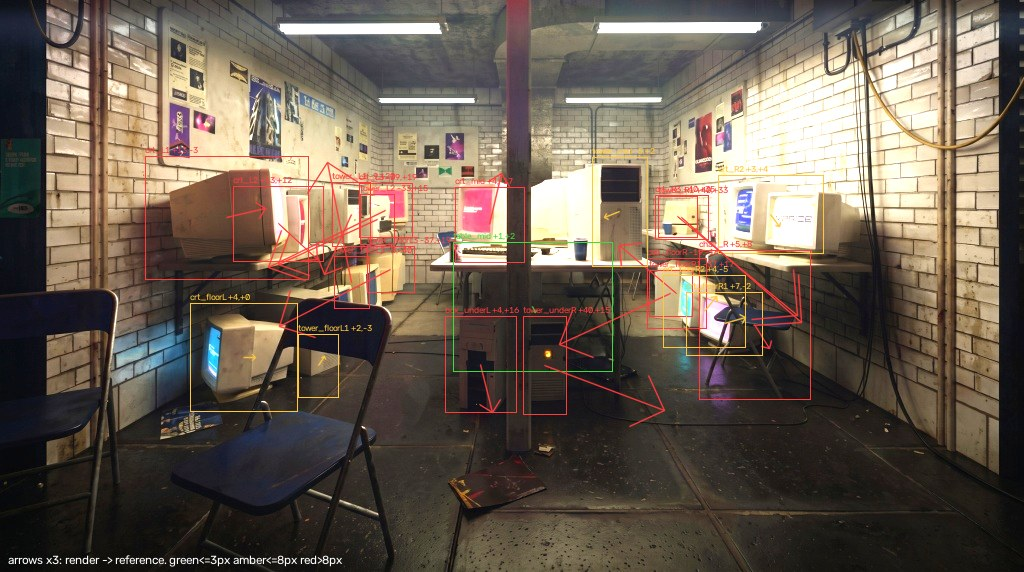
#> input picture process/recon/align.jpg, 1024 x 572 px
$ python -i calib_vp.py   (imports and definitions only)
#> lines starting #> are read from the running program, lines starting #| are printed output that depends on the picture
#> further down, picture is the input picture: shape (572, 1024, 3); mean B, G, R 82.2, 94.5, 106.2
"""相机标定：消失点法。全程 OpenCV + numpy，不含任何 AI 模型。

地面射线法（solver.py）的精度强依赖 FOV 与相机高度，这两个量在这里解出来：

  焦距   两组正交水平线的消失点 v1、v2 满足 d1·d2=0，展开即
         f = sqrt(-[(u1-cx)(u2-cx) + (v1-cy)(v2-cy)])
         同一式对「一个水平 VP + 天顶 VP」也成立（竖直⊥任意水平），这是
         一点透视图的救命通道。两条通道都失败才退 FOV=60° 先验。
  姿态   天顶消失点给相机系下的重力向上向量 u，pitch=-arcsin(u_z)、
         roll=atan2(u_x,-u_y)；地平线是直线 l = K^{-T}·u。
  高度   已知尺寸落地物：物高与相机高严格成线性 H_obj = h·H1，故
         h = H_prior / H1，多个先验物取中位数抗离群。

适用面：人造室内（砖缝、桌沿、灯板边缘提供大量正交直线）。会失败的情形见
`CalibResult.confidence` 与模块末尾的说明。
"""

from __future__ import annotations

import math
from dataclasses import dataclass, asdict, field
from typing import Any

import cv2
import numpy as np


# ---------------------------------------------------------------- 线段检测
def detect_segments(img_bgr: np.ndarray, min_len_ratio: float = 0.02) -> np.ndarray:
    """返回 (N,4) 的 [x1,y1,x2,y2]。低照度参考图先 CLAHE 提对比。

    LSD 在 OpenCV 3.4.6–3.4.15 / 4.1.0–4.5.3 因原实现许可证冲突被移除（不是专利），
    4.5.4 起以 MIT 授权实现恢复；老版本自动回退 HoughLinesP。
    """
#> called with min_len_ratio = 0.02
    gray = cv2.cvtColor(img_bgr, cv2.COLOR_BGR2GRAY)
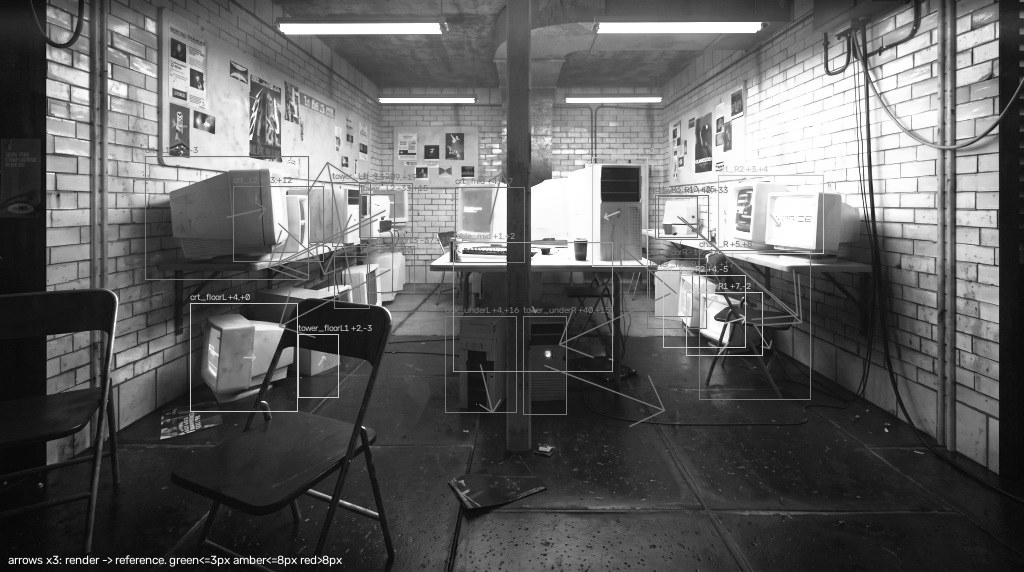
#> gray: shape (572, 1024); min 0, max 255, mean 96.6
    gray = cv2.createCLAHE(clipLimit=2.0, tileGridSize=(8, 8)).apply(gray)
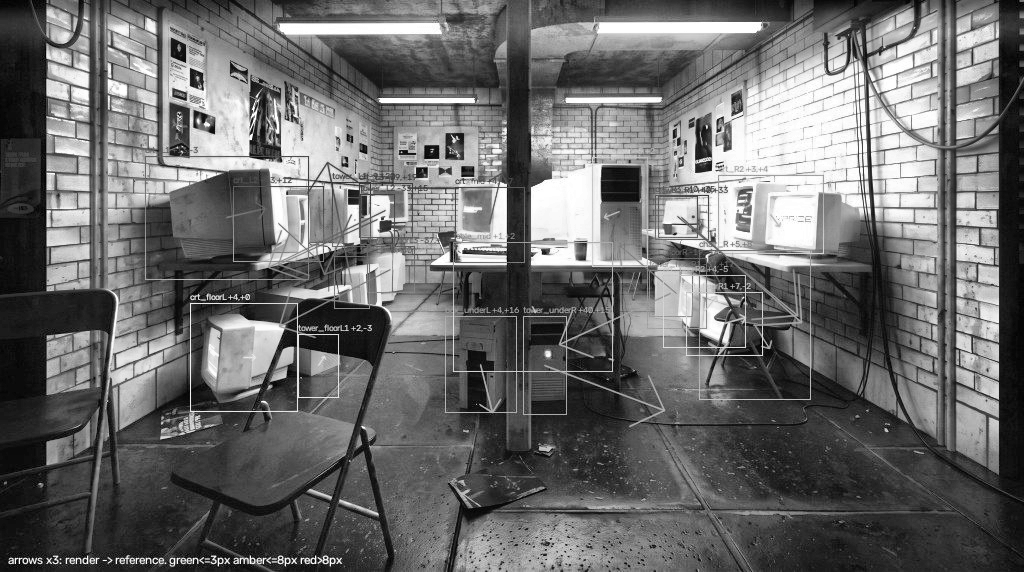
#> gray: shape (572, 1024); min 1, max 255, mean 107.1
    min_len = max(16, int(min_len_ratio * max(img_bgr.shape[:2])))
#> min_len = 20

    segs = None
    try:
        lsd = cv2.createLineSegmentDetector(cv2.LSD_REFINE_STD)
        segs = lsd.detect(gray)[0]
#> segs = 2815 rows, first 6: [189.3, 84.38, 189.2, 68.12], [344.4, 188, 358.1, 189.9], [553.1, 255.8, 541.9, 254.1], [45.38, 41.86, 45.62, 58.11], [600.2, 198.1, 600.6, 165.6], [869.4, 124.3, 871, 163.2]
    except (cv2.error, AttributeError):
        segs = None
    if segs is None:
        edges = cv2.Canny(gray, 40, 120)
        segs = cv2.HoughLinesP(edges, 1, np.pi / 720, 60,
                               minLineLength=min_len, maxLineGap=6)
    if segs is None:                       # 零检出：空集，交由失败判据接管
        return np.empty((0, 4), dtype=np.float64)

    segs = np.asarray(segs, dtype=np.float64).reshape(-1, 4)
    lengths = np.hypot(segs[:, 2] - segs[:, 0], segs[:, 3] - segs[:, 1])
#> lengths = 2815 values, max 296.3 at index 1319, min 1.25 at index 1341, mean 18.34
    return segs[lengths > min_len]


# [56 lines left out: functions _seg_homoline, ransac_vp, make_cam_to_flu, not called in this run]


# ---------------------------------------------------------------- 结果
@dataclass
class CalibResult:
    fx: float
    fy: float
    cx: float
    cy: float
    hfov_deg: float
    vfov_deg: float
    pitch_deg: float
    roll_deg: float
    cam_height_m: float
    up_cam: list[float]
    fov_source: str          # vp2_horizontal | vp1_plus_zenith | prior_hfov60 | manual
    confidence: float
    notes: list[str] = field(default_factory=list)

    def to_dict(self) -> dict[str, Any]:
        return asdict(self)


# [199 lines left out: functions calibrate, apply_manual_override, draw_debug, not called in this run]

>>> import cv2
>>> picture = cv2.imread('../../process/recon/align.jpg')
>>> result = detect_segments(picture)
#> result = 760 rows, first 6: [600.2, 198.1, 600.6, 165.6], [869.4, 124.3, 871, 163.2], [280.6, 113.1, 280.9, 160.6], [504.4, 255.3, 463.1, 253.8], [694.5, 158.2, 695.8, 120.6], [998.6, 340.6, 998.3, 230.6]

$ run again, on process/recon/chair.jpg
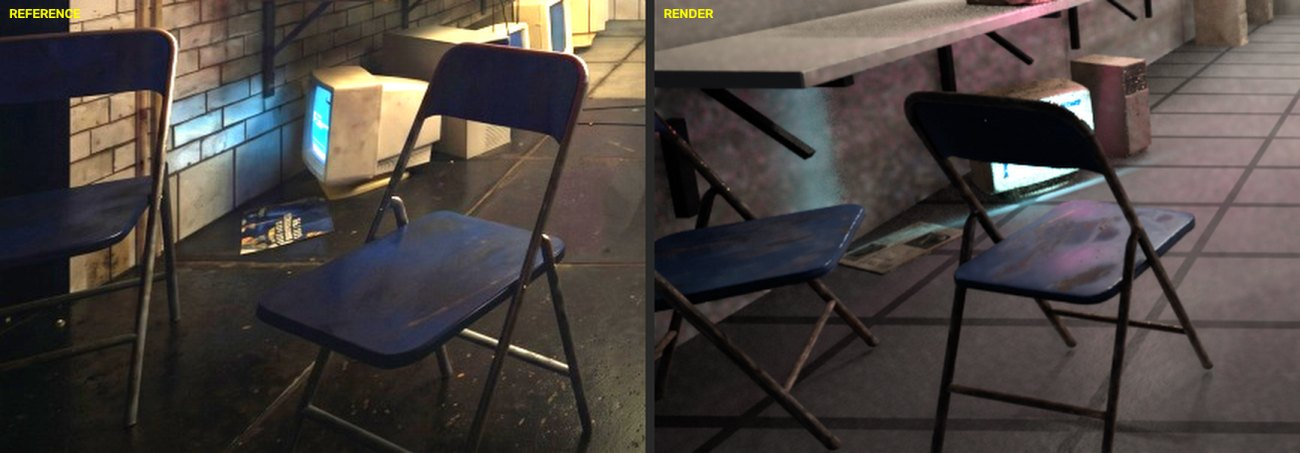
#> input picture process/recon/chair.jpg, 1300 x 453 px
#> picture is the input picture: shape (453, 1300, 3); mean B, G, R 64.7, 68, 74.6
#> in detect_segments, `gray = cv2.cvtColor(img_bgr, cv2.COLOR_BGR2GRAY)`:
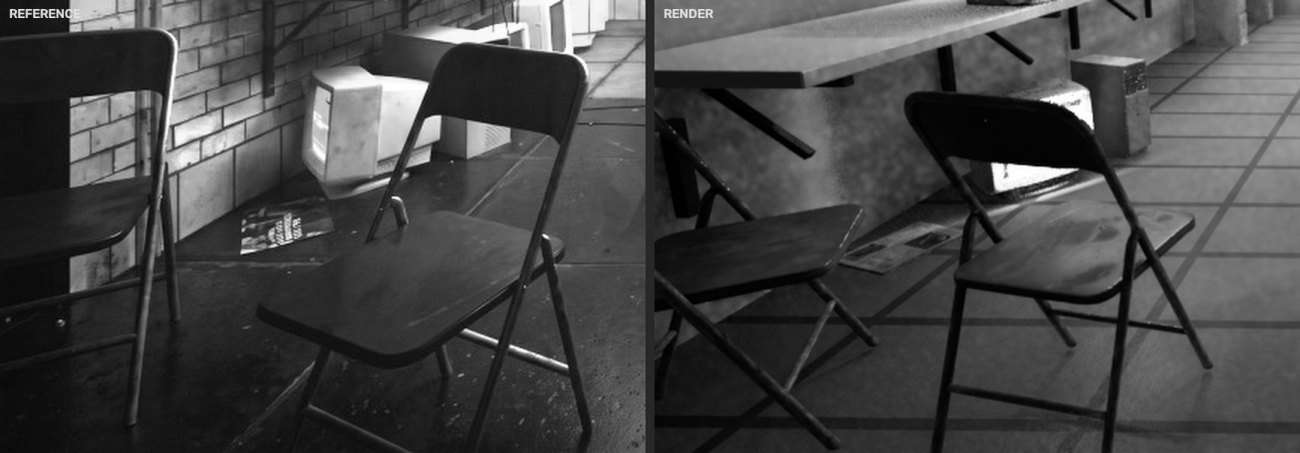
#> gray: shape (453, 1300); min 0, max 255, mean 69.6
#> in detect_segments, `gray = cv2.createCLAHE(clipLimit=2.0, tileGridSize=(8, 8)).apply(gray)`:
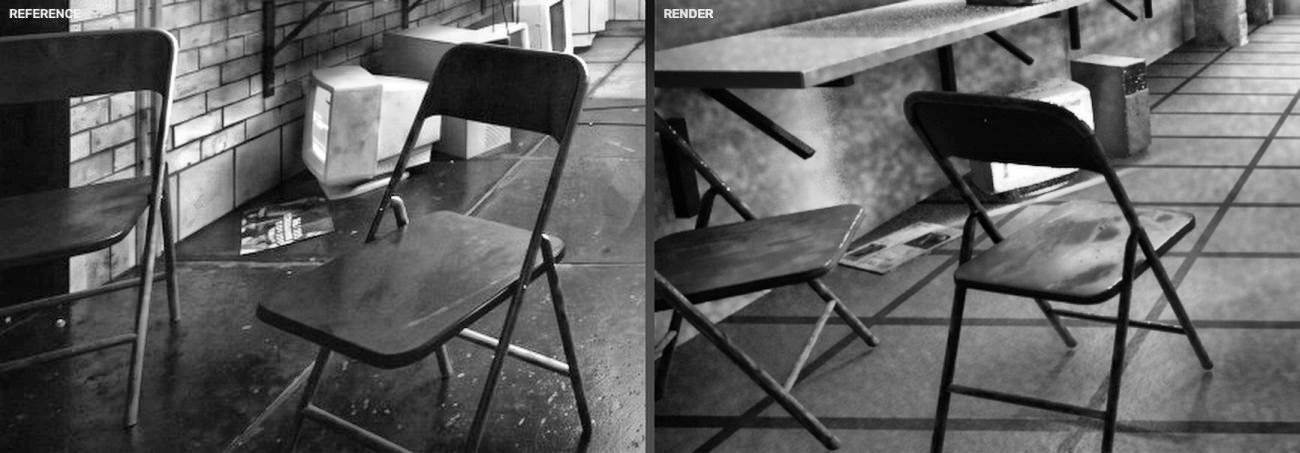
#> gray: shape (453, 1300); min 0, max 255, mean 95.2
#> segs = 1683 rows, first 6: [1063.3, 167.9, 1008, 162.9], [46.89, 8.17, 19.36, 7.72], [240.3, 254.2, 267.9, 248.2], [274, 246.9, 294.2, 241.1], [56.93, 8.1, 48.09, 7.69], [1028.6, 98.47, 1062.6, 105.5]
#> lengths = 1683 values, max 259.9 at index 134, min 1.25 at index 149, mean 21.65
#> result = 393 rows, first 6: [1063.3, 167.9, 1008, 162.9], [46.89, 8.17, 19.36, 7.72], [240.3, 254.2, 267.9, 248.2], [1028.6, 98.47, 1062.6, 105.5], [1004.4, 162.7, 970.5, 159.7], [1062.3, 105.4, 1084.4, 122.3]
